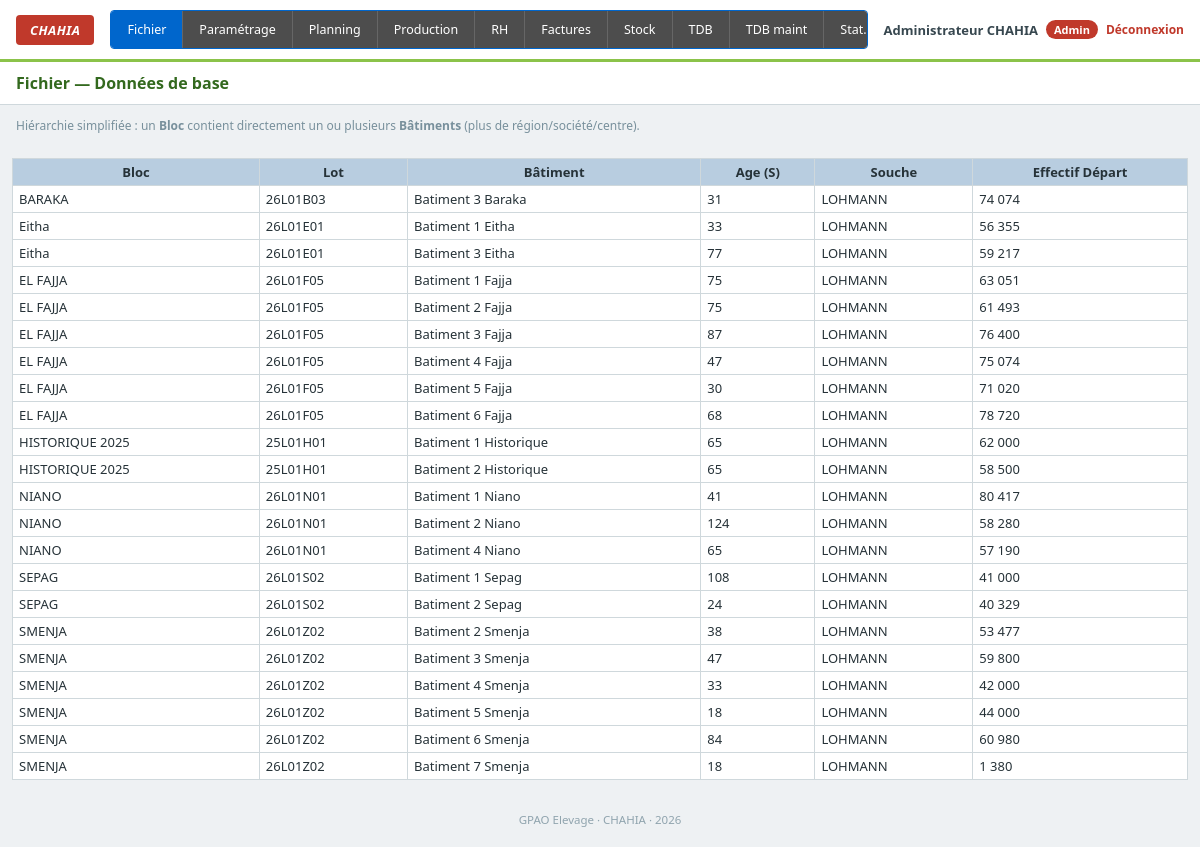
/fichier.php (signed in), run on the app's committed database.
### tables this page shows
CREATE TABLE batiments (
    id               INT AUTO_INCREMENT PRIMARY KEY,
    nom              VARCHAR(100) NOT NULL,
    bloc_id          INT NOT NULL,
    age_semaines     INT DEFAULT 0,
    souche           VARCHAR(50)  DEFAULT 'LOHMANN',
    effectif_depart  INT DEFAULT 0,
    FOREIGN KEY (bloc_id) REFERENCES blocs(id) ON DELETE CASCADE
);

CREATE TABLE blocs (
    id                     INT AUTO_INCREMENT PRIMARY KEY,
    exercice               INT NOT NULL,
    speculation            VARCHAR(30) DEFAULT 'Pondeuse',
    nom                    VARCHAR(100) NOT NULL,
    lot_code               VARCHAR(30)  NOT NULL,
    superficie             INT DEFAULT 0,
    effectif_entree        INT DEFAULT 0,
    date_debut_nettoyage   DATE NULL,
    date_entree_effectif   DATE NULL,
    date_cloture           DATE NULL,
    etat                   VARCHAR(20) DEFAULT 'EN COURS',
    valide                 TINYINT(1) DEFAULT 0,
    UNIQUE KEY uk_lot_code (lot_code)
);

### functions.php (called while the page is built, shortened)
<?php
function fmtNum($v): string
{
    return number_format((float)$v, 0, ',', ' ');
}
function verifierAlertesAbsenceSaisie(PDO $pdo): void
{
    $batiments = $pdo->query("
        SELECT b.id, b.nom, b.bloc_id, bl.nom AS bloc_nom, MAX(s.date_saisie) AS derniere_saisie
        FROM batiments b
        JOIN blocs bl ON bl.id = b.bloc_id
        LEFT JOIN saisies s ON s.batiment_id = b.id
        GROUP BY b.id
    ")->fetchAll();
}

### fichier.php (the view, shortened to what this page needs)
<?php
require_once 'config.php';
require_once 'functions.php';
$batiments = $pdo->query("
    SELECT bl.nom AS bloc_nom, bl.lot_code,
           b.nom AS batiment_nom, b.age_semaines, b.souche, b.effectif_depart
    FROM batiments b
    JOIN blocs bl ON bl.id = b.bloc_id
    ORDER BY bl.nom, b.nom
")->fetchAll();
require_once 'includes/header.php';
?>
<div class="page-header"><h1>Fichier — Données de base</h1></div>
<p class="hint">Hiérarchie simplifiée : un <b>Bloc</b> contient directement un ou plusieurs <b>Bâtiments</b> (plus de région/société/centre).</p>
<div class="table-wrapper">
<table class="tdb">
<thead><tr><th>Bloc</th><th>Lot</th><th>Bâtiment</th><th>Age (S)</th><th>Souche</th><th>Effectif Départ</th></tr></thead>
<tbody>
<?php foreach ($batiments as $b): ?>
    <tr>
        <td><?= htmlspecialchars($b['bloc_nom']) ?></td>
        <td><?= htmlspecialchars($b['lot_code']) ?></td>
        <td><?= htmlspecialchars($b['batiment_nom']) ?></td>
        <td class="num"><?= $b['age_semaines'] ?></td>
        <td><?= htmlspecialchars($b['souche']) ?></td>
        <td class="num"><?= fmtNum($b['effectif_depart']) ?></td>
    </tr>
<?php endforeach; ?>
</tbody>
</table>
</div>
<?php require_once 'includes/footer.php'; ?>

### assets/style.css (style rules this page uses)
:root { --vert: #8bc34a; --vert-fonce: #689f38; --bleu-entete: #b8cde0; --bleu-sous-entete: #d6e4ef; --bleu-total-centre: #a9c9e0; --bleu-total-societe: #7fa9cc; --rouge: #c62828; --vert-positif: #2e7d32; --gris-bord: #cfd8dc; --gris-ligne-alt: #f7f9fa; }
* { box-sizing: border-box; }
body { font-family: 'Segoe UI', Tahoma, Arial, sans-serif; margin: 0; background: #eef1f3; color: #263238; font-size: 13px; }
.page-header { display: flex; align-items: center; justify-content: space-between; flex-wrap: wrap; gap: 10px; background: #fff; padding: 10px 16px; border-bottom: 1px solid var(--gris-bord); }
.page-header h1 { font-size: 16px; margin: 0; color: #33691e; }
.table-wrapper { overflow-x: auto; padding: 12px; }
table.tdb { border-collapse: collapse; width: 100%; min-width: 900px; background: #fff; }
table.tdb th, table.tdb td { border: 1px solid var(--gris-bord); padding: 4px 6px; text-align: left; white-space: nowrap; }
table.tdb thead tr th { background: var(--bleu-entete); text-align: center; font-weight: 700; }
td.num, th.num { text-align: right; font-variant-numeric: tabular-nums; }
.hint { padding: 0 16px; color: #78909c; font-size: 12px; }

### data on the page
batiments: bloc.nom "BARAKA", bloc.lot_code "26L01B03", nom "Batiment 3 Baraka", age_semaines "31", souche "LOHMANN", effectif_depart "74 074"
batiments: bloc.nom "Eitha", bloc.lot_code "26L01E01", nom "Batiment 1 Eitha", age_semaines "33", souche "LOHMANN", effectif_depart "56 355"
batiments: bloc.nom "Eitha", bloc.lot_code "26L01E01", nom "Batiment 3 Eitha", age_semaines "77", souche "LOHMANN", effectif_depart "59 217"
batiments: bloc.nom "EL FAJJA", bloc.lot_code "26L01F05", nom "Batiment 1 Fajja", age_semaines "75", souche "LOHMANN", effectif_depart "63 051"
batiments: bloc.nom "EL FAJJA", bloc.lot_code "26L01F05", nom "Batiment 2 Fajja", age_semaines "75", souche "LOHMANN", effectif_depart "61 493"
batiments: bloc.nom "EL FAJJA", bloc.lot_code "26L01F05", nom "Batiment 3 Fajja", age_semaines "87", souche "LOHMANN", effectif_depart "76 400"
batiments: bloc.nom "EL FAJJA", bloc.lot_code "26L01F05", nom "Batiment 4 Fajja", age_semaines "47", souche "LOHMANN", effectif_depart "75 074"
batiments: bloc.nom "EL FAJJA", bloc.lot_code "26L01F05", nom "Batiment 5 Fajja", age_semaines "30", souche "LOHMANN", effectif_depart "71 020"
batiments: bloc.nom "EL FAJJA", bloc.lot_code "26L01F05", nom "Batiment 6 Fajja", age_semaines "68", souche "LOHMANN", effectif_depart "78 720"
batiments: bloc.nom "HISTORIQUE 2025", bloc.lot_code "25L01H01", nom "Batiment 1 Historique", age_semaines "65", souche "LOHMANN", effectif_depart "62 000"
batiments: bloc.nom "HISTORIQUE 2025", bloc.lot_code "25L01H01", nom "Batiment 2 Historique", age_semaines "65", souche "LOHMANN", effectif_depart "58 500"
batiments: bloc.nom "NIANO", bloc.lot_code "26L01N01", nom "Batiment 1 Niano", age_semaines "41", souche "LOHMANN", effectif_depart "80 417"
batiments: bloc.nom "NIANO", bloc.lot_code "26L01N01", nom "Batiment 2 Niano", age_semaines "124", souche "LOHMANN", effectif_depart "58 280"
batiments: bloc.nom "NIANO", bloc.lot_code "26L01N01", nom "Batiment 4 Niano", age_semaines "65", souche "LOHMANN", effectif_depart "57 190"
batiments: bloc.nom "SEPAG", bloc.lot_code "26L01S02", nom "Batiment 1 Sepag", age_semaines "108", souche "LOHMANN", effectif_depart "41 000"
batiments: bloc.nom "SEPAG", bloc.lot_code "26L01S02", nom "Batiment 2 Sepag", age_semaines "24", souche "LOHMANN", effectif_depart "40 329"
batiments: bloc.nom "SMENJA", bloc.lot_code "26L01Z02", nom "Batiment 2 Smenja", age_semaines "38", souche "LOHMANN", effectif_depart "53 477"
batiments: bloc.nom "SMENJA", bloc.lot_code "26L01Z02", nom "Batiment 3 Smenja", age_semaines "47", souche "LOHMANN", effectif_depart "59 800"
batiments: bloc.nom "SMENJA", bloc.lot_code "26L01Z02", nom "Batiment 4 Smenja", age_semaines "33", souche "LOHMANN", effectif_depart "42 000"
batiments: bloc.nom "SMENJA", bloc.lot_code "26L01Z02", nom "Batiment 5 Smenja", age_semaines "18", souche "LOHMANN", effectif_depart "44 000"
batiments: bloc.nom "SMENJA", bloc.lot_code "26L01Z02", nom "Batiment 6 Smenja", age_semaines "84", souche "LOHMANN", effectif_depart "60 980"
batiments: bloc.nom "SMENJA", bloc.lot_code "26L01Z02", nom "Batiment 7 Smenja", age_semaines "18", souche "LOHMANN", effectif_depart "1 380"

### other printed values
$label "Fichier"
$label "Paramétrage"
$label "Planning"
$label "Production"
$label "RH"
$label "Factures"
$label "Stock"
$label "TDB"
$label "TDB maint"
$label "Stat.…"
$user['nom_complet'] "Administrateur CHAHIA"
